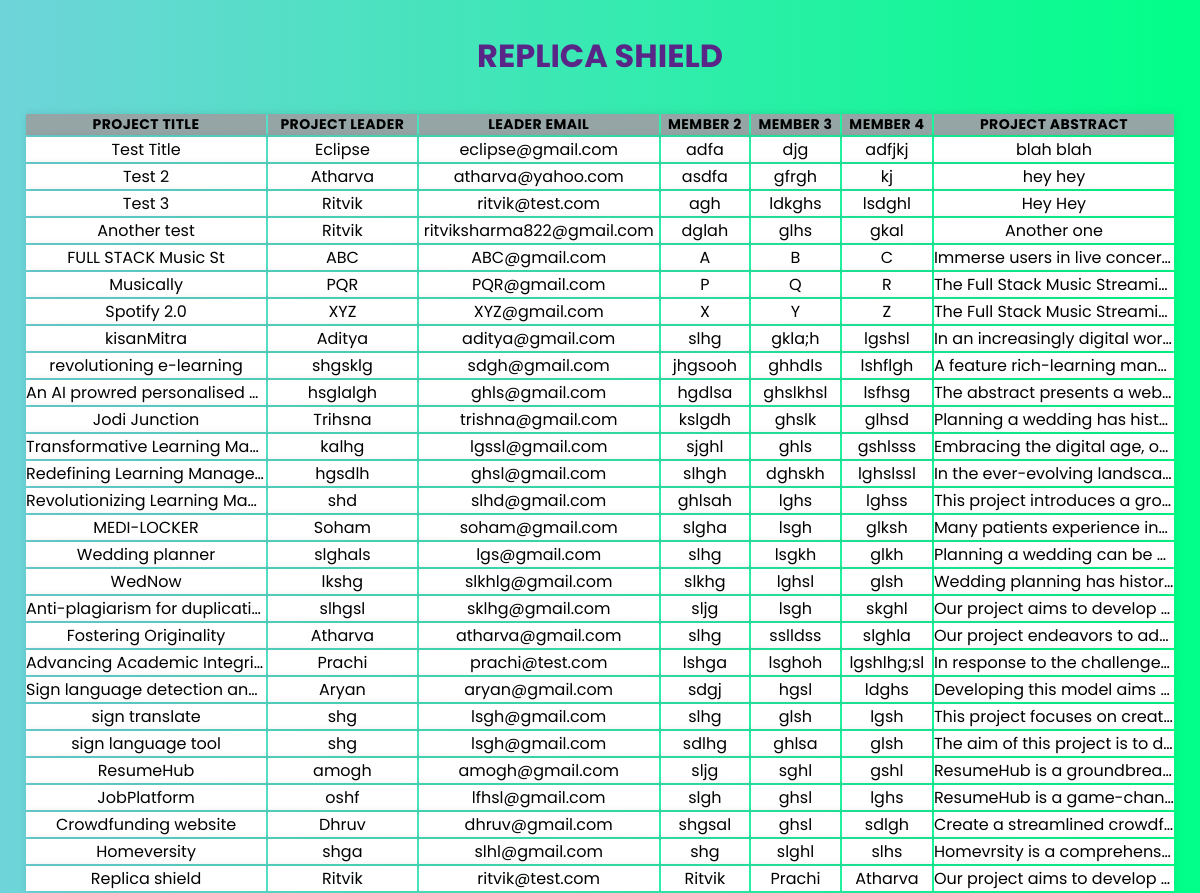
The page /adminprofile/database/ (signed in) on the database as committed earlier.
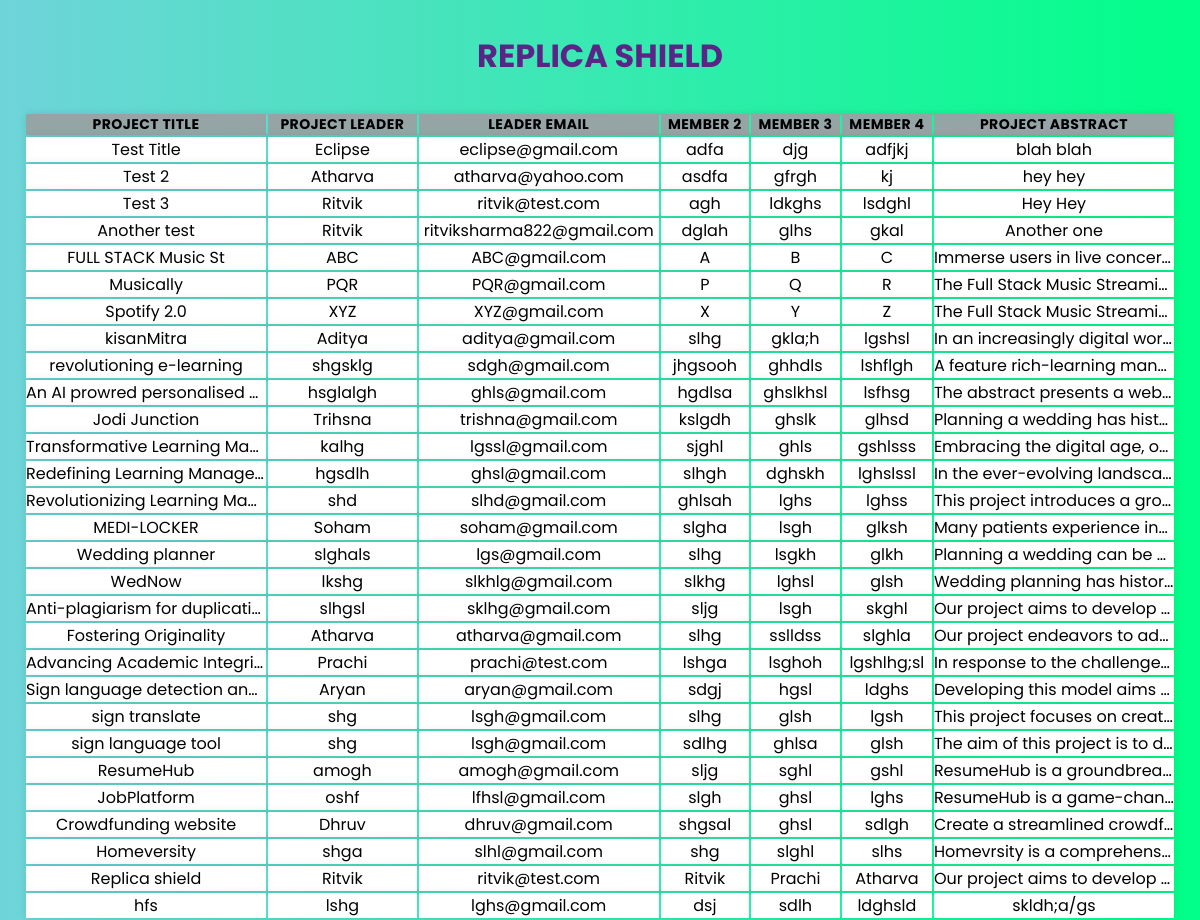
The same page on the database as committed later.
### responses/models.py (models this page shows)
class Response(models.Model):
    title           = models.CharField(max_length = 50)
    leader          = models.CharField(max_length = 50)
    leader_email    = models.EmailField()
    member2         = models.CharField(max_length = 50)
    member3         = models.CharField(max_length = 50)
    member4         = models.CharField(max_length = 50)
    abstract        = models.TextField()

### adminlogin/views.py (the view)
# urls.py: path('database/', views.database_view, name='DataView'),
@login_required
def database_view(request):
    responses = Response.objects.all()
    return render(request, 'dataview.html', {'responses': responses})

### adminlogin/templates/dataview.html (shortened to what this page needs)
<!DOCTYPE html>
<html lang="en">
<head>
</head>
<body>
    <div class="container">
        <div class="replica-shield-header">
            <h1 class="replica-shield-title">REPLICA SHIELD</h1>
        </div>
        <table>
            <tr class="table-row">
                <th class="table-header">Project Title</th>
                <th class="table-header">Project Leader</th>
                <th class="table-header">Leader Email</th>
                <th class="table-header">Member 2</th>
                <th class="table-header">Member 3</th>
                <th class="table-header">Member 4</th>
                <th class="table-header">Project Abstract</th>
            </tr>
            {% for response in responses %}
            <tr class="table-row">
                <td class="table-data">{{response.title}}</td>
                <td class="table-data">{{response.leader}}</td>
                <td class="table-data">{{response.leader_email}}</td>
                <td class="table-data">{{response.member2}}</td>
                <td class="table-data">{{response.member3}}</td>
                <td class="table-data">{{response.member4}}</td>
                <td class="table-data">{{response.abstract}}</td>
            </tr>
            {% endfor %}
        </table>
    </div>
</body>
</html>

Rows that differ between the two databases and show on the page:
added Response: title "hfs", leader "lshg", leader_email "lghs@gmail.com", member2 "dsj", member3 "sdlh", member4 "ldghsld", abstract "skldh;a/gs"
